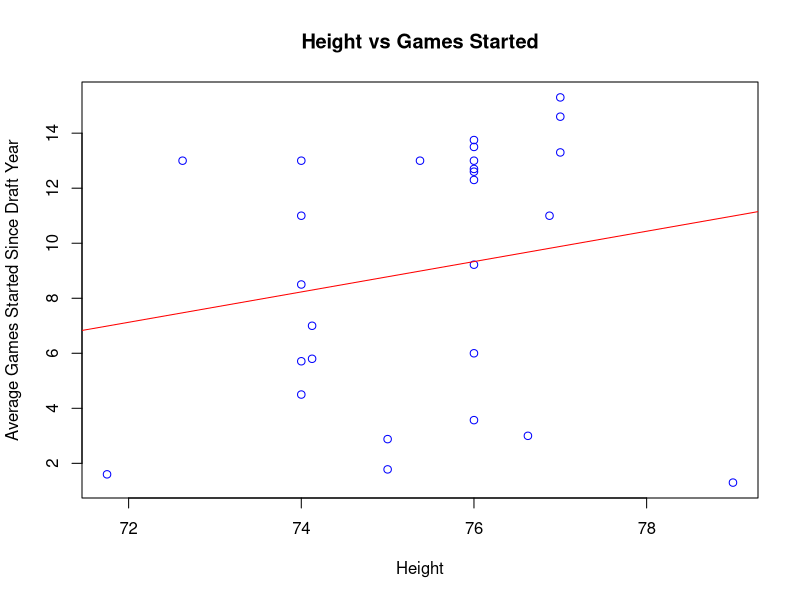
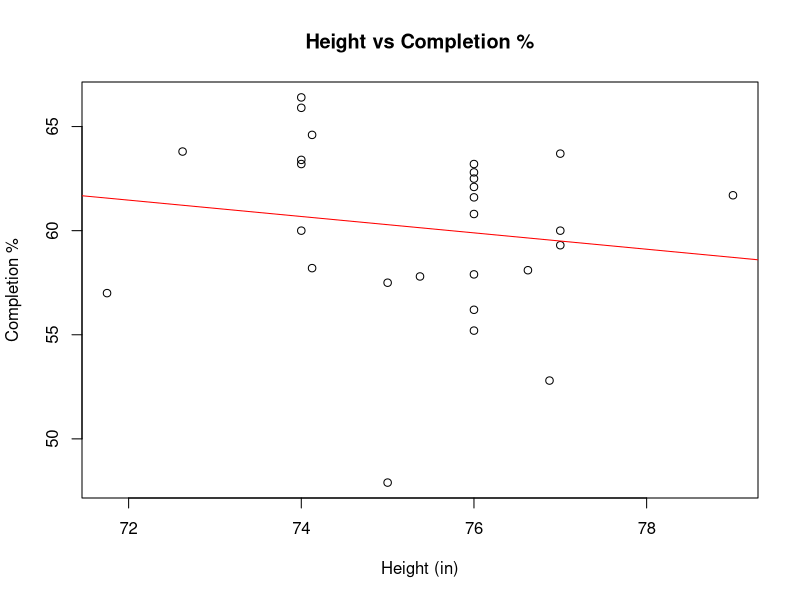
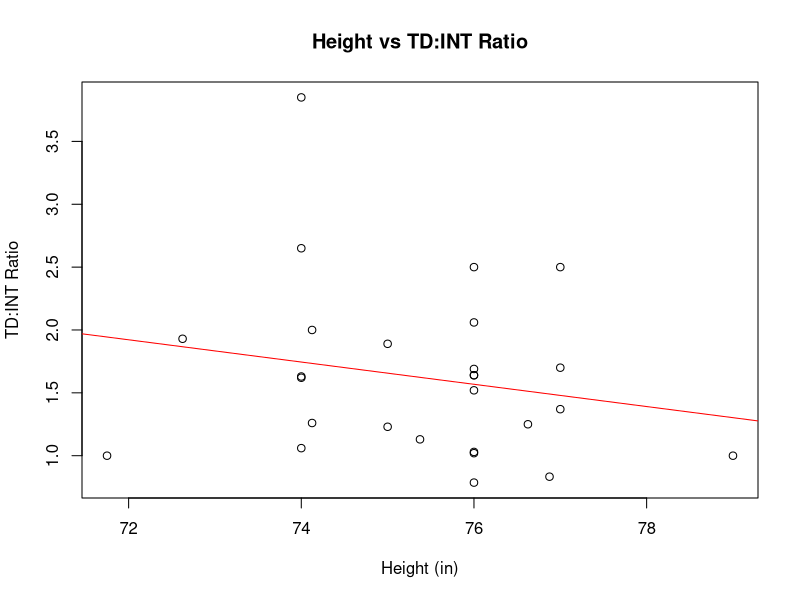
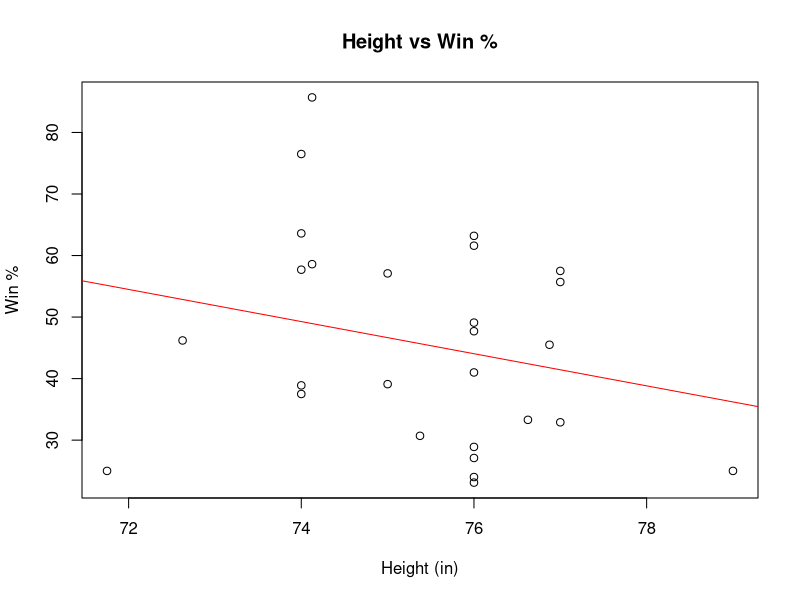
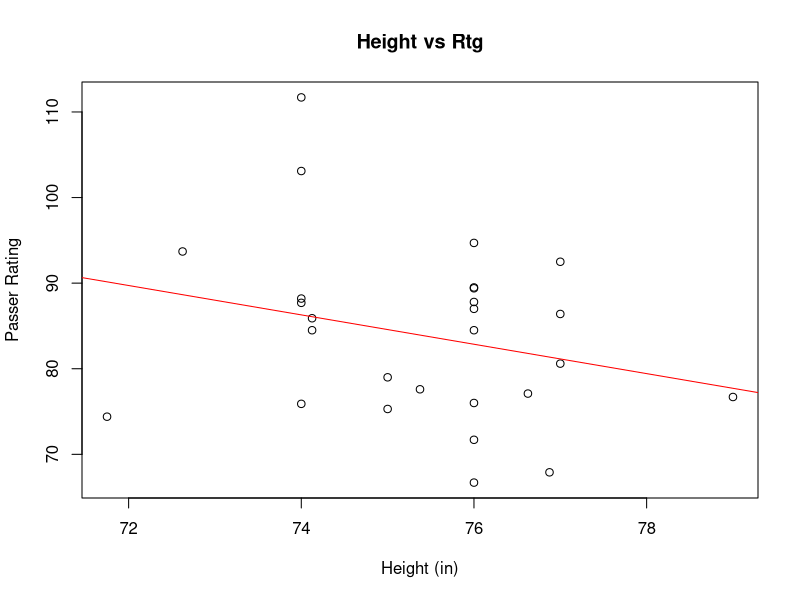
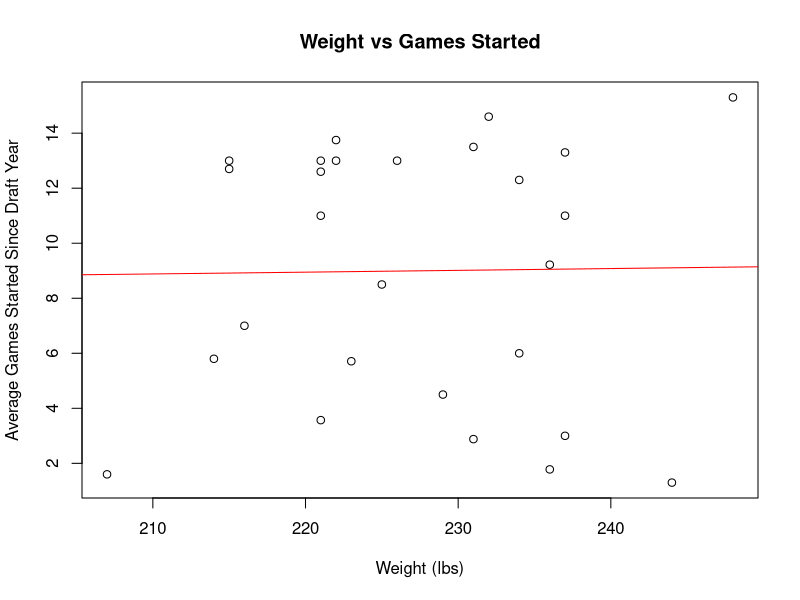
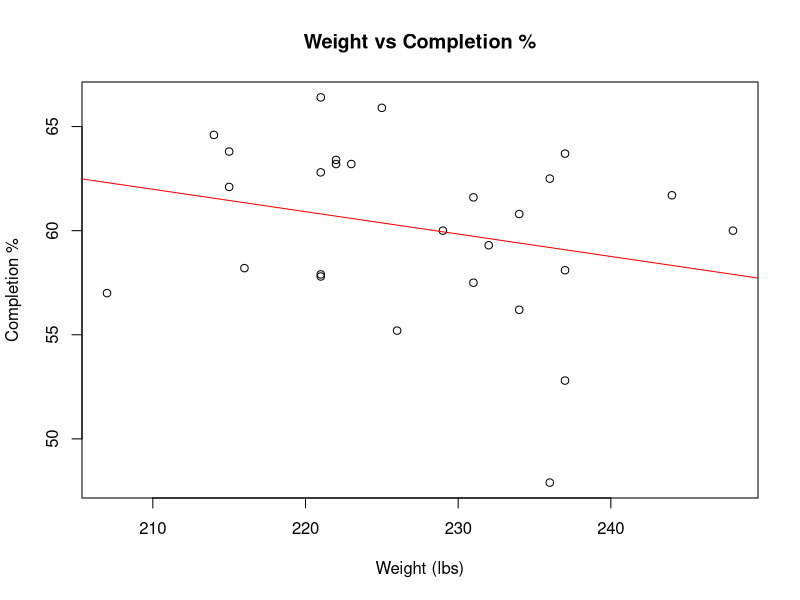
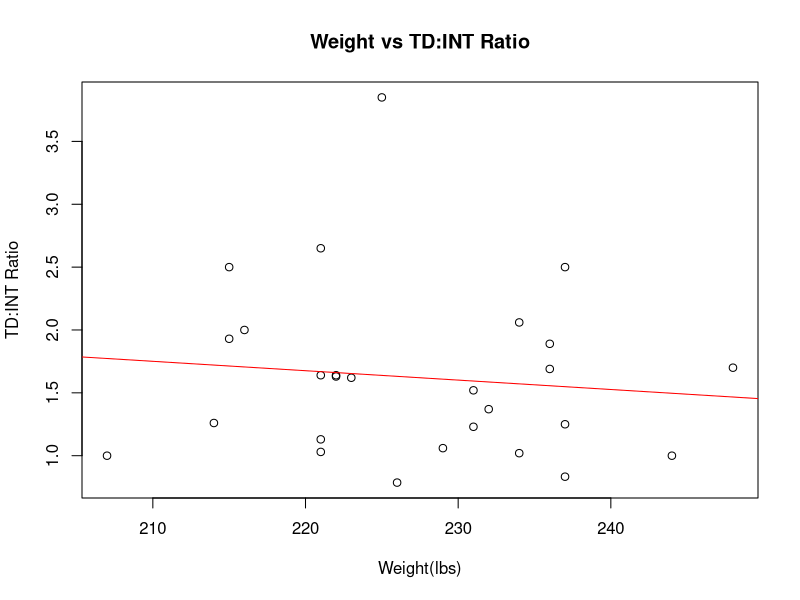

Reproduce these figures in R, in order.
## ---- chunk 1
QB.HS =  c("Baker Mayfield", 72.625, 215, 30.25, 9.25, 4.84, 29, 111, 7, 4.28, 13, .638, 1.93, .462, 
                        "Sam Darnold", 75.375, 221, 31, 9.375, 4.85, 26.5, 105, 6.96, 4.4, 13, .578, 1.13, .307, 
                        "Josh Allen", 76.875, 237, 33.25, 10.125, 4.75, 33.5, 119, 6.9, 4.4, 11, .528, .833, .455, 
                        "Josh Rosen", 76, 226, 31.75, 9.875, 4.92, 31, 111, 7.09, 4.28, 13, .552, .786, .231, 
                        "Lamar Jackson", 74.125, 216, 33.125, 9.5, NA, NA, NA, NA, NA, 7, .582, 2, .857, 
                        "Mitchell Tribusky", 74, 222, 32, 9.5, 4.67, 27.5, 116, 6.87, 4.25, 26/2, .634, 1.63, .577, 
                        "Patrick Mahomes", 74, 225, 33.25, 9.25, 4.8, 30, 114, 6.88, 4.08, 17/2, .659, 3.85, .765, 
                        "Deshaun Watson", 74, 221, 33, 9.75, 4.66, 32.5, 119, 6.95, 4.31, 22/2, .664, 2.65, .636, 
                        "Jared Goff", 76, 215, 32.75, 9, 4.82, 27, 110, 7.17, 4.47, 38/3, .621, 2.5, .632,
                        "Carson Wentz", 77, 237, 33.25, 10, 4.77, 30.5, 118, 6.86, 4.15, 40/3, .637, 2.5, .575, 
                        "Paxton Lynch", 79, 244, 34.25, 10.25, 4.86, 36, 118, 7.14, 4.26, 4/3, .617, 1, .25, 
                        "Jameis Winston", 76, 231, 32, 9.375, 4.97, 28.5, 103, 7.16, 4.36, 54/4, .616, 1.52, .389, 
                        "Marcus Mariota", 76, 222, 32, 9.875, 4.52, 36, 121, 6.87, 4.11, 55/4, .632, 1.64, .491, 
                        "Blake Bortles", 77, 232, 32.875, 9.375, 4.93, 32.5, 115, 7.08, 4.21, 73/5, .593, 1.37, .329, 
                        "Johnny Manziel", 71.75, 207, 31.375, 9.875, 4.68, 31.5, 113, 6.75, 4.03, 8/5, .570, 1, .25,
                        "Teddy Bridgewater", 74.125, 214, 33, 9.25, 4.78, 30, 113, 7.17, 4.2, 29/5, .646, 1.26, .586, 
                        "EJ Manuel", 76.625, 237, 35, 10.375, 4.65, 34, 118, 7.08, 4.21, 18/6, .581, 1.25, .333, 
                        "Andrew Luck", 76, 234, 32.625, 10, 4.67, 36, 124, 6.8, 4.28, 86/7, .608, 2.06, 616, 
                        "Robert Griffin", 74, 223, 32.25, 9.5, 4.41, 39, 120, NA, NA, 40/7, .632, 1.62, .375, 
                        "Ryan Tannehill", 76, 221, 32.675, 9, NA, NA, NA, NA, NA, 88/7, .628, 1.64, .477, 
                        "Brandon Weeden", 76, 221, 31.75, 9.625, 4.89, 32, 102, 7.36, 4.45, 25/7, .579, 1.03, .24, 
                        "Cam Newton", 77, 248, 33.75, 9.875, 4.56, 35, 126, 6.92, 4.18, 122/8, .600, 1.70, .557, 
                        "Jake Locker", 75, 231, 31.625, 9.625, 4.51, 35, 115, NA, 4.12, 23/8, .575, 1.23, .391, 
                        "Blaine Gabbert", 76, 234, 33, 10, 4.61, 33.5, 120, NA, 4.26, 48/8, .562, 1.02, .271, 
                        "Christian Ponder", 74, 229, 32.125, 10.25, 4.63, 34, 116, NA, 4.09, 36/8, .600, 1.06, .389,
                        "Sam Bradford", 76, 236, 34.375, 9.5, 4.79, NA, NA, NA, NA, 83/9, .625, 1.69, .410,  
                        "Tim Tebow", 75, 236, 31.75, 10.125, 4.71, 38.5, 115, 6.66, 4.17, 16/9, .479, 1.89, .571)
#for (i in seq(1,length(QB.HS))) (
#  if (i %% 14 == 13) {
#    print(QB.HS[i])
#  }
#)
QB.DF = data.frame("Name"= c("Baker Mayfield", "Sam Darnold", "Josh Allen", "Josh Rosen", "Lamar Jackson", "Mitchell Trubisky", "Patrick Mahomes", "Deshaun Watson", "Jared Goff", "Carson Wentz", "Paxton Lynch", "Jameis Winston", "Marcus Mariota", "Blake Bortles", "Johnny Manziel", "Teddy Bridgewater", "EJ Manuel", "Andrew Luck", "Robert Griffin", "Ryan Tannehill", "Brandon Weeden", "Cam Newton", "Jake Locker", "Blaine Gabbert", "Christian Ponder", "Sam Bradford", "Tim Tebow"), 
                   "Height" = c(72.625, 75.375, 76.875, 76, 74.125, 74, 74, 74, 76, 77, 79, 76, 76, 77, 71.75, 74.125, 76.625, 76, 74, 76, 76, 77, 75, 76, 74, 76, 75), 
                   "Weight" = c(215, 221, 237, 226, 216, 222, 225, 221, 215, 237, 244, 231, 222, 232, 207, 214, 237, 234, 223, 221, 221, 248, 231, 234, 229, 236, 236), 
                   "Arm Size" = c(30.25, 31, 33.25, 31.75, 33.125, 32, 33.25, 33, 32.75, 33.25, 34.25, 32, 32, 32.875, 31.375, 33, 35, 32.625, 32.25, 32.675, 31.75, 33.75, 31.625, 33, 32.125, 34.375, 31.75), 
                   "Hand Size" = c(9.25, 9.375, 10.125, 9.875, 9.5, 9.5, 9.25, 9.75, 9, 10, 10.25, 9.375, 9.875, 9.375, 9.875, 9.25, 10.375, 10, 9.5, 9, 9.625, 9.875, 9.625, 10, 10.25, 9.5, 10.125), 
                   "40 Yard Dash" = c(4.84, 4.85, 4.75, 4.92, NA, 4.67, 4.8, 4.66, 4.82, 4.77, 4.86, 4.97, 4.52, 4.93, 4.68, 4.78, 4.65, 4.67, 4.41, NA, 4.89, 4.56, 4.51, 4.61, 4.63, 4.79, 4.71), 
                   "Vert" = c(29, 26.5, 33.5, 31, NA, 27.5, 30, 32.5, 27, 30.5, 36, 28.5, 36, 32.5, 31.5, 30, 34, 36, 39, NA, 32, 35, 35, 33.5, 34, NA, 38.5), 
                   "Broad" = c(111, 105, 119, 111, NA, 116, 114, 119, 110, 118, 118, 103, 121, 115, 113, 113, 118, 124, 120, NA, 102, 126, 115, 120, 116, NA, 115), 
                   "3-Cone" = c(7, 6.96, 6.9, 7.09, NA, 6.87, 6.88, 6.95, 7.17, 6.86, 7.14, 7.16, 6.87, 7.08, 6.75, 7.17, 7.08, 6.8, NA, NA, 7.36, 6.92, NA, NA, NA, NA, 6.66), 
                   "20 Yard Shuttle" = c(4.28, 4.4, 4.4, 4.28, NA, 4.25, 4.08, 4.31, 4.47, 4.15, 4.26, 4.36, 4.11, 4.21, 4.03, 4.2, 4.21, 4.28, NA, NA, 4.45, 4.18, 4.12, 4.26, 4.09, NA, 4.17), 
                   "GS/Years Since Draft" = c(13, 13, 11, 13, 7, 13, 8.5, 11, 12.7, 13.3, 1.3, 13.5, 13.75, 14.6, 1.6, 5.8, 3, 12.3, 5.71, 12.6, 3.57, 15.3, 2.88, 6, 4.5, 9.22, 1.78), 
                   "Cmp %" = c(63.8, 57.8, 52.8, 55.2, 58.2, 63.4, 65.9, 66.4, 62.1, 63.7, 61.7, 61.6, 63.2, 59.3, 57, 64.6, 58.1, 60.8, 63.2, 62.8, 57.9, 60, 57.5, 56.2, 60, 62.5, 47.9), 
                   "TD:INT" = c(1.93, 1.13, .833, .786, 2, 1.63, 3.85, 2.65, 2.5, 2.5, 1, 1.52, 1.64, 1.37, 1, 1.26, 1.25, 2.06, 1.62, 1.64, 1.03, 1.7, 1.23, 1.02, 1.06, 1.69, 1.89), 
                   "Win %" = c(46.2, 30.7, 45.5, 23.1, 85.7, 57.7, 76.5, 63.6, 63.2, 57.5, 25, 28.9, 49.1, 32.9, 25, 58.6, 33.3, 61.6, 37.5, 47.7, 24, 55.7, 39.1, 27.1, 38.9, 41, 57.1),
                   "Rtg" = c(93.7, 77.6, 67.9, 66.7, 84.5, 87.7, 103.1, 111.7, 94.7, 92.5, 76.7, 87.8, 89.4, 80.6, 74.4, 85.9, 77.1, 89.5, 88.2, 87, 76, 86.4, 79, 71.7, 75.9, 84.5, 75.3))

print(QB.DF)

## ---- chunk 2
plot(QB.DF$Height, QB.DF$GS.Years.Since.Draft, xlab = "Height", ylab = "Average Games Started Since Draft Year", main = "Height vs Games Started", col = "Blue")
abline(reg = lm(GS.Years.Since.Draft~Height, data = QB.DF), col = "Red")
lm(GS.Years.Since.Draft~Height, data = QB.DF)
cor(QB.DF$Height, QB.DF$GS.Years.Since.Draft)

plot(QB.DF$Height, QB.DF$Cmp.., xlab = "Height (in)", ylab = "Completion %", main = "Height vs Completion %")
abline(reg = lm(Cmp..~Height, data = QB.DF), col = "Red")
lm(Cmp..~Height, data = QB.DF)
cor(QB.DF$Height, QB.DF$Cmp..)

plot(QB.DF$Height, QB.DF$TD.INT, xlab = "Height (in)", ylab = "TD:INT Ratio", main = "Height vs TD:INT Ratio")
abline(reg = lm(TD.INT~Height, data = QB.DF), col = "Red")
lm(TD.INT~Height, data = QB.DF)
cor(QB.DF$Height, QB.DF$TD.INT)

plot(QB.DF$Height, QB.DF$Win.., xlab = "Height (in)", ylab = "Win %", main = "Height vs Win %")
abline(reg = lm(Win..~Height, data = QB.DF), col = "Red")
lm(Win..~Height, data = QB.DF)
cor(QB.DF$Height, QB.DF$Win..)

plot(QB.DF$Height, QB.DF$Rtg, xlab = "Height (in)", ylab = "Passer Rating", main = "Height vs Rtg")
abline(reg = lm(Rtg~Height, data = QB.DF), col = "Red")
lm(Rtg~Height, data = QB.DF)
cor(QB.DF$Height, QB.DF$Rtg)

(abs(cor(QB.DF$Height, QB.DF$GS.Years.Since.Draft))+abs(cor(QB.DF$Height, QB.DF$Cmp..))+abs(cor(QB.DF$Height, QB.DF$TD.INT))+abs(cor(QB.DF$Height, QB.DF$Win..))+abs(cor(QB.DF$Height, QB.DF$Rtg)))/5
## ---- chunk 3
plot(QB.DF$Weight, QB.DF$GS.Years.Since.Draft, xlab = "Weight (lbs)", ylab = "Average Games Started Since Draft Year", main = "Weight vs Games Started")
abline(reg = lm(GS.Years.Since.Draft~Weight, data = QB.DF), col = "Red")
lm(GS.Years.Since.Draft~Weight, data = QB.DF)
cor(QB.DF$Weight, QB.DF$GS.Years.Since.Draft)

plot(QB.DF$Weight, QB.DF$Cmp.., xlab = "Weight (lbs)", ylab = "Completion %", main = "Weight vs Completion %")
abline(reg = lm(Cmp..~Weight, data = QB.DF), col = "Red")
lm(Cmp..~Weight, data = QB.DF)
cor(QB.DF$Weight, QB.DF$Cmp..)

plot(QB.DF$Weight, QB.DF$TD.INT, xlab = "Weight(lbs)", ylab = "TD:INT Ratio", main = "Weight vs TD:INT Ratio")
abline(reg = lm(TD.INT~Weight, data = QB.DF), col = "Red")
lm(TD.INT~Weight, data = QB.DF)
cor(QB.DF$Weight, QB.DF$TD.INT)

plot(QB.DF$Weight, QB.DF$Win.., xlab = "Weight (lbs)", ylab = "Win %", main = "Weight vs Win %")
abline(reg = lm(Win..~Weight, data = QB.DF), col = "Red")
lm(Win..~Weight, data = QB.DF)
cor(QB.DF$Weight, QB.DF$Win..)

plot(QB.DF$Weight, QB.DF$Rtg, xlab = "Weight (lbs)", ylab = "Passer Rating", main = "Weight vs Rtg")
abline(reg = lm(Rtg~Weight, data = QB.DF), col = "Red")
lm(Rtg~Weight, data = QB.DF)
cor(QB.DF$Weight, QB.DF$Rtg)

(abs(cor(QB.DF$Weight, QB.DF$GS.Years.Since.Draft))+abs(cor(QB.DF$Weight, QB.DF$Cmp..))+abs(cor(QB.DF$Weight, QB.DF$TD.INT))+abs(cor(QB.DF$Weight, QB.DF$Win..))+abs(cor(QB.DF$Weight, QB.DF$Rtg)))/5
## ---- chunk 4
plot(QB.DF$Arm.Size, QB.DF$GS.Years.Since.Draft, xlab = "Arm Size (in)", ylab = "Average Games Started Since Draft Year", main = "Arm Size vs Games Started")
abline(reg = lm(GS.Years.Since.Draft~Arm.Size, data = QB.DF), col = "Red")
lm(GS.Years.Since.Draft~Arm.Size, data = QB.DF)
cor(QB.DF$Arm.Size, QB.DF$GS.Years.Since.Draft)

plot(QB.DF$Arm.Size, QB.DF$Cmp.., xlab = "Arm Size (in)", ylab = "Completion %", main = "Arm Size vs Completion %")
abline(reg = lm(Cmp..~Arm.Size, data = QB.DF), col = "Red")
lm(Cmp..~Arm.Size, data = QB.DF)
cor(QB.DF$Arm.Size, QB.DF$Cmp..)

plot(QB.DF$Arm.Size, QB.DF$TD.INT, xlab = "Arm Size (in)", ylab = "TD:INT Ratio", main = "Arm Size vs TD:INT Ratio")
abline(reg = lm(TD.INT~Arm.Size, data = QB.DF), col = "Red")
lm(TD.INT~Arm.Size, data = QB.DF)
cor(QB.DF$Arm.Size, QB.DF$TD.INT)

plot(QB.DF$Arm.Size, QB.DF$Win.., xlab = "Arm Size (in)", ylab = "Win %", main = "Arm Size vs Win %")
abline(reg = lm(Win..~Arm.Size, data = QB.DF), col = "Red")
lm(Win..~Arm.Size, data = QB.DF)
cor(QB.DF$Arm.Size, QB.DF$Win..)

plot(QB.DF$Arm.Size, QB.DF$Rtg, xlab = "Arm Size (in)", ylab = "Passer Rating", main = "Arm Size vs Rtg")
abline(reg = lm(Rtg~Arm.Size, data = QB.DF), col = "Red")
lm(Rtg~Arm.Size, data = QB.DF)
cor(QB.DF$Arm.Size, QB.DF$Rtg)


(abs(cor(QB.DF$Arm.Size, QB.DF$GS.Years.Since.Draft))+abs(cor(QB.DF$Arm.Size, QB.DF$Cmp..))+abs(cor(QB.DF$Arm.Size, QB.DF$TD.INT))+abs(cor(QB.DF$Arm.Size, QB.DF$Win..))+abs(cor(QB.DF$Arm.Size, QB.DF$Rtg)))/5
## ---- chunk 5
plot(QB.DF$Hand.Size, QB.DF$GS.Years.Since.Draft, xlab = "Hand Size (in)", ylab = "Average Games Started Since Draft Year", main = "Hand Size vs Games Started")
abline(reg = lm(GS.Years.Since.Draft~Hand.Size, data = QB.DF), col = "Red")
lm(GS.Years.Since.Draft~Hand.Size, data = QB.DF)
cor(QB.DF$Hand.Size, QB.DF$GS.Years.Since.Draft)

plot(QB.DF$Hand.Size, QB.DF$Cmp.., xlab = "Hand Size (in)", ylab = "Completion %", main = "Hand Size vs Completion %")
abline(reg = lm(Cmp..~Hand.Size, data = QB.DF), col = "Red")
lm(Cmp..~Hand.Size, data = QB.DF)
cor(QB.DF$Hand.Size, QB.DF$Cmp..)

plot(QB.DF$Hand.Size, QB.DF$TD.INT, xlab = "Hand Size (in)", ylab = "TD:INT Ratio", main = "Hand Size vs TD:INT Ratio")
abline(reg = lm(TD.INT~Hand.Size, data = QB.DF), col = "Red")
lm(TD.INT~Hand.Size, data = QB.DF)
cor(QB.DF$Hand.Size, QB.DF$TD.INT)

plot(QB.DF$Hand.Size, QB.DF$Win.., xlab = "Hand Size (in)", ylab = "Win %", main = "Hand Size vs Win %")
abline(reg = lm(Win..~Hand.Size, data = QB.DF), col = "Red")
lm(Win..~Hand.Size, data = QB.DF)
cor(QB.DF$Hand.Size, QB.DF$Win..)

plot(QB.DF$Hand.Size, QB.DF$Rtg, xlab = "Hand Size (in)", ylab = "Passer Rating", main = "Hand Size vs Rtg")
abline(reg = lm(Rtg~Hand.Size, data = QB.DF), col = "Red")
lm(Rtg~Hand.Size, data = QB.DF)
cor(QB.DF$Hand.Size, QB.DF$Rtg)

(abs(cor(QB.DF$Hand.Size, QB.DF$GS.Years.Since.Draft))+abs(cor(QB.DF$Hand.Size, QB.DF$Cmp..))+abs(cor(QB.DF$Hand.Size, QB.DF$TD.INT))+abs(cor(QB.DF$Hand.Size, QB.DF$Win..))+abs(cor(QB.DF$Hand.Size, QB.DF$Rtg)))/5
## ---- chunk 6
plot(QB.DF$X40.Yard.Dash, QB.DF$GS.Years.Since.Draft, xlab = "40 Yard Dash (s)", ylab = "Average Games Started Since Draft Year", main = "40 Yard Dash vs Games Started")
abline(reg = lm(GS.Years.Since.Draft~X40.Yard.Dash, data = QB.DF), col = "Red")
lm(GS.Years.Since.Draft~X40.Yard.Dash, data = QB.DF)
cor(QB.DF$X40.Yard.Dash, QB.DF$GS.Years.Since.Draft, use = "complete")

plot(QB.DF$X40.Yard.Dash, QB.DF$Cmp.., xlab = "40 Yard Dash (s)", ylab = "Completion %", main = "40 Yard Dash vs Completion %")
abline(reg = lm(Cmp..~X40.Yard.Dash, data = QB.DF), col = "Red")
lm(Cmp..~X40.Yard.Dash, data = QB.DF)
cor(QB.DF$X40.Yard.Dash, QB.DF$Cmp.., use = "complete")

plot(QB.DF$X40.Yard.Dash, QB.DF$TD.INT, xlab = "40 Yard Dash (s)", ylab = "TD:INT Ratio", main = "40 Yard Dash vs TD:INT Ratio")
abline(reg = lm(TD.INT~X40.Yard.Dash, data = QB.DF), col = "Red")
lm(TD.INT~X40.Yard.Dash, data = QB.DF)
cor(QB.DF$X40.Yard.Dash, QB.DF$TD.INT, use = "complete")

plot(QB.DF$X40.Yard.Dash, QB.DF$Win.., xlab = "40 Yard Dash (s)", ylab = "Win %", main = "40 Yard Dash vs Win %")
abline(reg = lm(Win..~X40.Yard.Dash, data = QB.DF), col = "Red")
lm(Win..~X40.Yard.Dash, data = QB.DF)
cor(QB.DF$X40.Yard.Dash, QB.DF$Win.., use = "complete")

plot(QB.DF$X40.Yard.Dash, QB.DF$Rtg, xlab = "40 Yard Dash (s)", ylab = "Passer Rating", main = "40 Yard Dash vs Rtg")
abline(reg = lm(Rtg~X40.Yard.Dash, data = QB.DF), col = "Red")
lm(Rtg~X40.Yard.Dash, data = QB.DF)
cor(QB.DF$X40.Yard.Dash, QB.DF$Rtg, use = "complete")

(abs(cor(QB.DF$X40.Yard.Dash, QB.DF$GS.Years.Since.Draft, use = "complete"))+abs(cor(QB.DF$X40.Yard.Dash, QB.DF$Cmp.., use = "complete"))+abs(cor(QB.DF$X40.Yard.Dash, QB.DF$TD.INT, use = "complete"))+abs(cor(QB.DF$X40.Yard.Dash, QB.DF$Win.., use = "complete"))+abs(cor(QB.DF$X40.Yard.Dash, QB.DF$Rtg, use = "complete")))/5
## ---- chunk 7
plot(QB.DF$Vert, QB.DF$GS.Years.Since.Draft, xlab = "Vertical Jump (in)", ylab = "Average Games Started Since Draft Year", main = "Vert vs Games Started")
abline(reg = lm(GS.Years.Since.Draft~Vert, data = QB.DF), col = "Red")
lm(GS.Years.Since.Draft~Vert, data = QB.DF)
cor(QB.DF$Vert, QB.DF$GS.Years.Since.Draft, use = "complete")

plot(QB.DF$Vert, QB.DF$Cmp.., xlab = "Vertical Jump (in)", ylab = "Completion %", main = "Vert vs Completion %")
abline(reg = lm(Cmp..~Vert, data = QB.DF), col = "Red")
lm(Cmp..~Vert, data = QB.DF)
cor(QB.DF$Vert, QB.DF$Cmp.., use = "complete")

plot(QB.DF$Vert, QB.DF$TD.INT, xlab = "Vertical Jump (in)", ylab = "TD:INT Ratio", main = "Vert vs TD:INT Ratio")
abline(reg = lm(TD.INT~Vert, data = QB.DF), col = "Red")
lm(TD.INT~Vert, data = QB.DF)
cor(QB.DF$Vert, QB.DF$TD.INT, use = "complete")

plot(QB.DF$Vert, QB.DF$Win.., xlab = "Vertical Jump (in)", ylab = "Win %", main = "Vert vs Win %")
abline(reg = lm(Win..~Vert, data = QB.DF), col = "Red")
lm(Win..~Vert, data = QB.DF)
cor(QB.DF$Vert, QB.DF$Win.., use = "complete")

plot(QB.DF$Vert, QB.DF$Rtg, xlab = "Vertical jump (in)", ylab = "Passer Rating", main = "Vert vs Rtg")
abline(reg = lm(Rtg~Vert, data = QB.DF), col = "Red")
lm(Rtg~Vert, data = QB.DF)
cor(QB.DF$Vert, QB.DF$Rtg, use = "complete")

(abs(cor(QB.DF$Vert, QB.DF$GS.Years.Since.Draft, use = "complete"))+abs(cor(QB.DF$Vert, QB.DF$Cmp.., use = "complete"))+abs(cor(QB.DF$Vert, QB.DF$TD.INT, use = "complete"))+abs(cor(QB.DF$Vert, QB.DF$Win.., use = "complete"))+abs(cor(QB.DF$Vert, QB.DF$Rtg, use = "complete")))/5
## ---- chunk 8
plot(QB.DF$Broad, QB.DF$GS.Years.Since.Draft, xlab = "Broad (in)", ylab = "Average Games Started Since Draft Year", main = "Broad vs Games Started")
abline(reg = lm(GS.Years.Since.Draft~Broad, data = QB.DF), col = "Red")
lm(GS.Years.Since.Draft~Broad, data = QB.DF)
cor(QB.DF$Broad, QB.DF$GS.Years.Since.Draft, use = "complete")

plot(QB.DF$Broad, QB.DF$Cmp.., xlab = "Broad (in)", ylab = "Completion %", main = "Broad vs Completion %")
abline(reg = lm(Cmp..~Broad, data = QB.DF), col = "Red")
lm(Cmp..~Broad, data = QB.DF)
cor(QB.DF$Broad, QB.DF$Cmp.., use = "complete")

plot(QB.DF$Broad, QB.DF$TD.INT, xlab = "Broad (in)", ylab = "TD:INT Ratio", main = "Broad vs TD:INT Ratio")
abline(reg = lm(TD.INT~Broad, data = QB.DF), col = "Red")
lm(TD.INT~Broad, data = QB.DF)
cor(QB.DF$Broad, QB.DF$TD.INT, use = "complete")

plot(QB.DF$Broad, QB.DF$Win.., xlab = "Broad (in)", ylab = "Win %", main = "Broad vs Win %")
abline(reg = lm(Win..~Broad, data = QB.DF), col = "Red")
lm(Win..~Broad, data = QB.DF)
cor(QB.DF$Broad, QB.DF$Win.., use = "complete")

plot(QB.DF$Broad, QB.DF$Rtg, xlab = "Broad (in)", ylab = "Passer Rating", main = "Broad vs Rtg")
abline(reg = lm(Rtg~Broad, data = QB.DF), col = "Red")
lm(Rtg~Broad, data = QB.DF)
cor(QB.DF$Broad, QB.DF$Rtg, use = "complete")

(abs(cor(QB.DF$Broad, QB.DF$GS.Years.Since.Draft, use = "complete"))+abs(cor(QB.DF$Broad, QB.DF$Cmp.., use = "complete"))+abs(cor(QB.DF$Broad, QB.DF$TD.INT, use = "complete"))+abs(cor(QB.DF$Broad, QB.DF$Win.., use = "complete"))+abs(cor(QB.DF$Broad, QB.DF$Rtg, use = "complete")))/5
## ---- chunk 9
plot(QB.DF$X3.Cone, QB.DF$GS.Years.Since.Draft, xlab = "3 Cone (s)", ylab = "Average Games Started Since Draft Year", main = "3 Cone vs Games Started")
abline(reg = lm(GS.Years.Since.Draft~X3.Cone, data = QB.DF), col = "Red")
lm(GS.Years.Since.Draft~X3.Cone, data = QB.DF)
cor(QB.DF$X3.Cone, QB.DF$GS.Years.Since.Draft, use = "complete")

plot(QB.DF$X3.Cone, QB.DF$Cmp.., xlab = "3 Cone (s)", ylab = "Completion %", main = "3 Cone vs Completion %")
abline(reg = lm(Cmp..~X3.Cone, data = QB.DF), col = "Red")
lm(Cmp..~X3.Cone, data = QB.DF)
cor(QB.DF$X3.Cone, QB.DF$Cmp.., use = "complete")

plot(QB.DF$X3.Cone, QB.DF$TD.INT, xlab = "3 Cone (s)", ylab = "TD:INT Ratio", main = "3 Cone vs TD:INT Ratio")
abline(reg = lm(TD.INT~X3.Cone, data = QB.DF), col = "Red")
lm(TD.INT~X3.Cone, data = QB.DF)
cor(QB.DF$X3.Cone, QB.DF$TD.INT, use = "complete")

plot(QB.DF$X3.Cone, QB.DF$Win.., xlab = "3 Cone (s)", ylab = "Win %", main = "3 Cone vs Win %")
abline(reg = lm(Win..~X3.Cone, data = QB.DF), col = "Red")
lm(Win..~X3.Cone, data = QB.DF)
cor(QB.DF$X3.Cone, QB.DF$Win.., use = "complete")

plot(QB.DF$X3.Cone, QB.DF$Rtg, xlab = "3 Cone (s)", ylab = "Passer Rating", main = "3 Cone vs Rtg")
abline(reg = lm(Rtg~X3.Cone, data = QB.DF), col = "Red")
lm(Rtg~X3.Cone, data = QB.DF)
cor(QB.DF$X3.Cone, QB.DF$Rtg, use = "complete")

(abs(cor(QB.DF$X3.Cone, QB.DF$GS.Years.Since.Draft, use = "complete"))+abs(cor(QB.DF$X3.Cone, QB.DF$Cmp.., use = "complete"))+abs(cor(QB.DF$X3.Cone, QB.DF$TD.INT, use = "complete"))+abs(cor(QB.DF$X3.Cone, QB.DF$Win.., use = "complete"))+abs(cor(QB.DF$X3.Cone, QB.DF$Rtg, use = "complete")))/5
## ---- chunk 10
plot(QB.DF$X20.Yard.Shuttle, QB.DF$GS.Years.Since.Draft, xlab = "20 Yard Shuttle (s)", ylab = "Average Games Started Since Draft Year", main = "20 Yard Shuttle vs Games Started")
abline(reg = lm(GS.Years.Since.Draft~X20.Yard.Shuttle, data = QB.DF), col = "Red")
lm(GS.Years.Since.Draft~X20.Yard.Shuttle, data = QB.DF)
cor(QB.DF$X20.Yard.Shuttle, QB.DF$GS.Years.Since.Draft, use = "complete")

plot(QB.DF$X20.Yard.Shuttle, QB.DF$Cmp.., xlab = "20 Yard Shuttle (s)", ylab = "Completion %", main = "20 Yard Shuttle vs Completion %")
abline(reg = lm(Cmp..~X20.Yard.Shuttle, data = QB.DF), col = "Red")
lm(Cmp..~X20.Yard.Shuttle, data = QB.DF)
cor(QB.DF$X20.Yard.Shuttle, QB.DF$Cmp.., use = "complete")

plot(QB.DF$X20.Yard.Shuttle, QB.DF$TD.INT, xlab = "20 Yard Shuttle (s)", ylab = "TD:INT Ratio", main = "20 Yard Shuttle vs TD:INT Ratio")
abline(reg = lm(TD.INT~X20.Yard.Shuttle, data = QB.DF), col = "Red")
lm(TD.INT~X20.Yard.Shuttle, data = QB.DF)
cor(QB.DF$X20.Yard.Shuttle, QB.DF$TD.INT, use = "complete")

plot(QB.DF$X20.Yard.Shuttle, QB.DF$Win.., xlab = "20 Yard Shuttle (s)", ylab = "Win %", main = "20 Yard Shuttle vs Win %")
abline(reg = lm(Win..~X20.Yard.Shuttle, data = QB.DF), col = "Red")
lm(Win..~X20.Yard.Shuttle, data = QB.DF)
cor(QB.DF$X20.Yard.Shuttle, QB.DF$Win.., use = "complete")

plot(QB.DF$X20.Yard.Shuttle, QB.DF$Rtg, xlab = "20 Yard Shuttle (s)", ylab = "Passer Rating", main = "20 Yard Shuttle vs Rtg")
abline(reg = lm(Rtg~X20.Yard.Shuttle, data = QB.DF), col = "Red")
lm(Rtg~X20.Yard.Shuttle, data = QB.DF)
cor(QB.DF$X20.Yard.Shuttle, QB.DF$Rtg, use = "complete")

(abs(cor(QB.DF$X20.Yard.Shuttle, QB.DF$GS.Years.Since.Draft, use = "complete"))+abs(cor(QB.DF$X20.Yard.Shuttle, QB.DF$Cmp.., use = "complete"))+abs(cor(QB.DF$X20.Yard.Shuttle, QB.DF$TD.INT, use = "complete"))+abs(cor(QB.DF$X20.Yard.Shuttle, QB.DF$Win.., use = "complete"))+abs(cor(QB.DF$X20.Yard.Shuttle, QB.DF$Rtg, use = "complete")))/5
